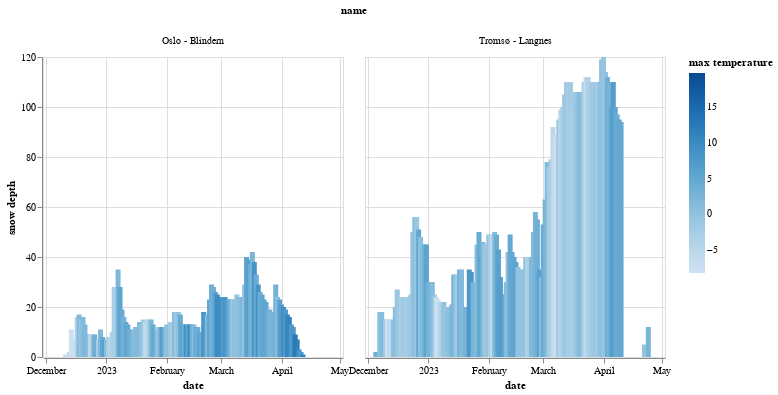

Here is the notebook cell this chart was saved with:
### Code cell
alt.Chart(data).mark_bar().encode(
    x="date",
    y="snow depth",
    color="max temperature",
    column="name",
)

### Figure 1 — Vega-Lite specification as saved in the notebook (floating-point values rounded to 4 significant figures; data arrays with more than 128 entries replaced by an {"elided": "..."} marker saying what was removed)
{"config": {"view": {"continuousWidth": 300, "continuousHeight": 300}}, "data": {"name": "data-a55c0644e3aa1a164712fe73c29f98c9"}, "mark": {"type": "bar"}, "encoding": {"color": {"field": "max temperature", "type": "quantitative"}, "column": {"field": "name", "type": "nominal"}, "x": {"field": "date", "type": "temporal"}, "y": {"field": "snow depth", "type": "quantitative"}}, "$schema": "https://vega.github.io/schema/vega-lite/v5.15.1.json", "datasets": {"data-a55c0644e3aa1a164712fe73c29f98c9": {"elided": "300 records"}}}
